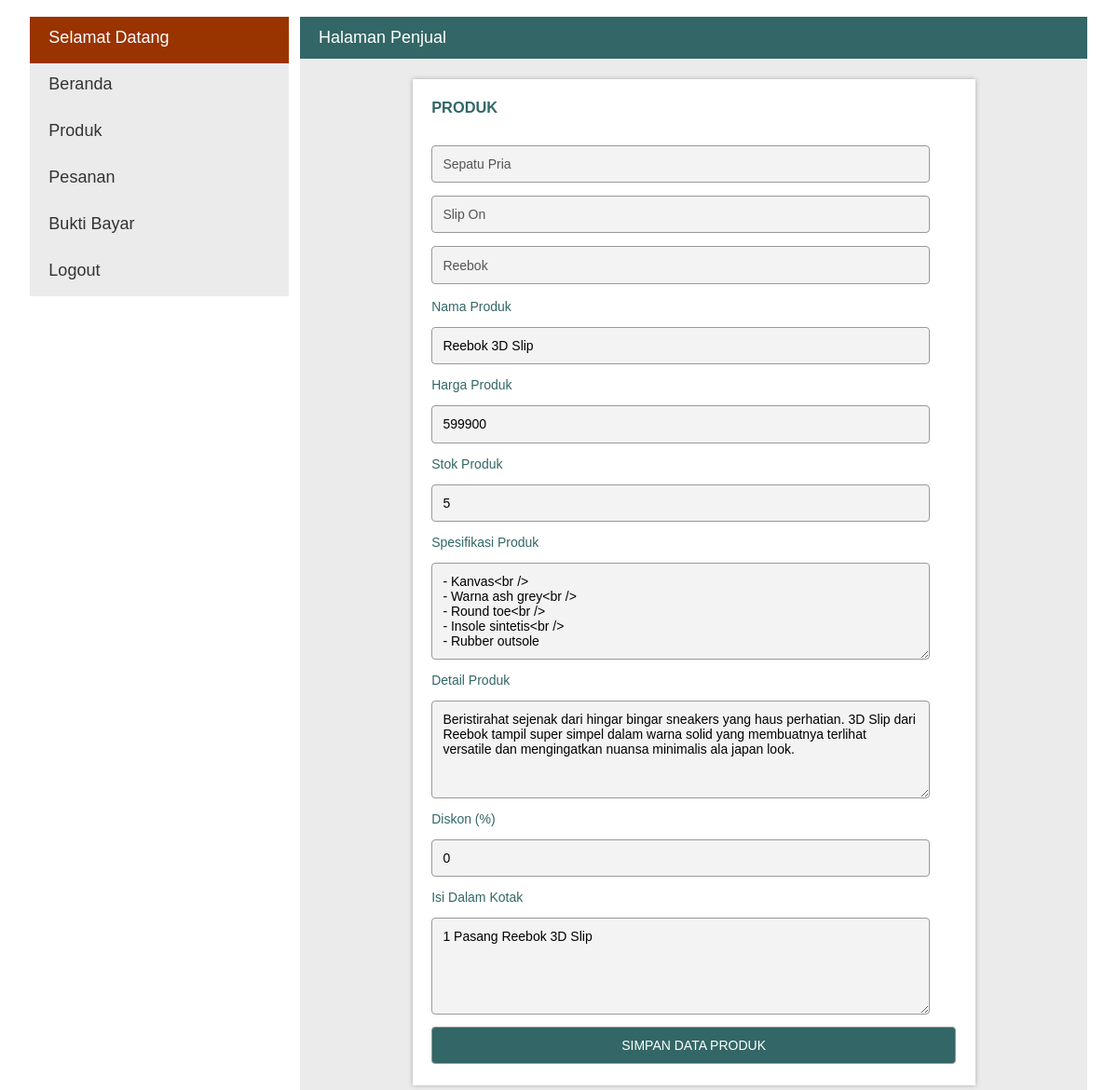
The app's page /penjual/index.php?p=produkedit&idp=23 (signed in) with its own data.
### tables this page shows
CREATE TABLE IF NOT EXISTS `kategoriutama` (
  `idkat` int(11) NOT NULL AUTO_INCREMENT,
  `idadmin` int(11) NOT NULL,
  `namakat` varchar(40) NOT NULL,
  PRIMARY KEY (`idkat`)
);

CREATE TABLE IF NOT EXISTS `kategoritambahan` (
  `idkategori` int(11) NOT NULL AUTO_INCREMENT,
  `idkat` int(11) NOT NULL,
  `idadmin` int(11) NOT NULL,
  `namakategori` varchar(50) NOT NULL,
  PRIMARY KEY (`idkategori`)
);

CREATE TABLE IF NOT EXISTS `brand` (
  `idbrand` int(11) NOT NULL AUTO_INCREMENT,
  `idkat` int(11) NOT NULL,
  `idadmin` int(11) NOT NULL,
  `namabrand` varchar(30) NOT NULL,
  `logobrand` text NOT NULL,
  PRIMARY KEY (`idbrand`)
);

CREATE TABLE IF NOT EXISTS `produk` (
  `idproduk` int(11) NOT NULL AUTO_INCREMENT,
  `idkat` int(11) NOT NULL,
  `idkategori` int(11) NOT NULL,
  `idpenjual` int(11) NOT NULL,
  `idbrand` int(11) NOT NULL,
  `namaproduk` varchar(100) NOT NULL,
  `hargaproduk` double NOT NULL,
  `stok` int(11) NOT NULL,
  `spesifikasi` text NOT NULL,
  `detailproduk` text NOT NULL,
  `diskon` int(11) NOT NULL,
  `berat` float NOT NULL,
  `isikotak` varchar(100) NOT NULL,
  `foto1` text NOT NULL,
  `foto2` text NOT NULL,
  `foto3` text NOT NULL,
  `tglpost` datetime NOT NULL DEFAULT '0000-00-00 00:00:00',
  PRIMARY KEY (`idproduk`)
);

### penjual/produkedit.php (the view, shortened to what this page needs)
<div id="kat">
<fieldset>
  <h3>PRODUK</h3>
  <?php
	$sqlpr = mysql_query("select * from produk where idproduk='$_GET[idp]'");
	$rpr = mysql_fetch_array($sqlpr);
	$sqlk = mysql_query("select * from kategoriutama where idkat='$rpr[idkat]'");
	$rk = mysql_fetch_array($sqlk);
	$sqlkat = mysql_query("select * from kategoritambahan where idkategori='$rpr[idkategori]'");
	$rkat = mysql_fetch_array($sqlkat);
	$sqlb = mysql_query("select * from brand where idbrand='$rpr[idbrand]'");
	$rb = mysql_fetch_array($sqlb);
	echo "<input name='namakat' type='text' value='$rk[namakat]' disabled>";
	echo "<input name='namakategori' type='text' value='$rkat[namakategori]' disabled>";
	echo "<input name='namabrand' type='text' value='$rb[namabrand]' disabled>";
  ?>
<form name="form1" method="post" action="<?php echo "?p=produkeditaksi"; ?>" enctype="multipart/form-data">
  <br>Nama Produk <input name="namaproduk" type="text" id="namaproduk" placeholder="Nama Produk" value="<?php echo "$rpr[namaproduk]"; ?>" />
  <p>Harga Produk <input name="hargaproduk" type="text" id="hargaproduk" placeholder="Harga Produk" value="<?php echo "$rpr[hargaproduk]"; ?>">
  <p>Stok Produk <input name="stok" type="text" id="stok" placeholder="Stok Produk" value="<?php echo "$rpr[stok]"; ?>">
  <p>Spesifikasi Produk <textarea name="spesifikasi" placeholder="Spesifikasi Produk" rows="5"><?php echo "$rpr[spesifikasi]"; ?></textarea>
  <p>Detail Produk <textarea name="detailproduk" placeholder="Detail Produk" rows="5"><?php echo "$rpr[detailproduk]"; ?></textarea>
  <p>Diskon (%) <input name="diskon" type="text" id="diskon" placeholder="Diskon (%)" value="<?php echo "$rpr[diskon]"; ?>">
  <p>Isi Dalam Kotak <textarea name="isikotak" placeholder="Isi dalam Kotak" rows="5"><?php echo "$rpr[isikotak]"; ?></textarea>
  <input type="submit" name="Submit" value="SIMPAN DATA PRODUK">
</form>
</fieldset>
</div>

### penjual/style.css (style rules this page uses)
body { font-family:Arial; padding-left:0%; padding-right:0%; padding-top:10px; font-size:14px; }
#kat { max-width:75%; margin:10px auto; position:relative; display:block; background-color:#FFFFFF; box-shadow: 0 0 5px #aaa; }
fieldset { margin:10px; border:none; }
form { margin:0; padding:0; }
input[type="text"], input[type="password"], input[type="file"], select, textarea { width:95%; padding:0.8em; margin-top:1em; font-family:Arial; font-size:14px; border:1px solid #999999; border-radius:4px; background-color:#F3F3F3; }
input[type="submit"] { width:100%; margin-top:0.9em; color:#FFF; background-color:#336666; padding:0.8em; font-family:Arial; font-size:14px; text-align:center; cursor:pointer; border:1px solid #999999; border-radius:4px; }

### records on screen
kategoriutama: namakat "Sepatu Pria"
kategoritambahan: namakategori "Slip On"
brand: namabrand "Reebok"
produk: namaproduk "Reebok 3D Slip", hargaproduk "599900", stok "5", spesifikasi "- Kanvas<br /> - Warna ash grey<br /> - Round toe<br /> - Insole sintetis<br /> - Rubber outsole", detailproduk "Beristirahat sejenak dari hingar bingar sneakers yang haus perhatian. 3D Slip dari Reebok tampil super simpel dalam warna solid yang membuatnya terlihat versatile dan mengingatkan nuansa minimalis ala japan look.", diskon "0", isikotak "1 Pasang Reebok 3D Slip"
